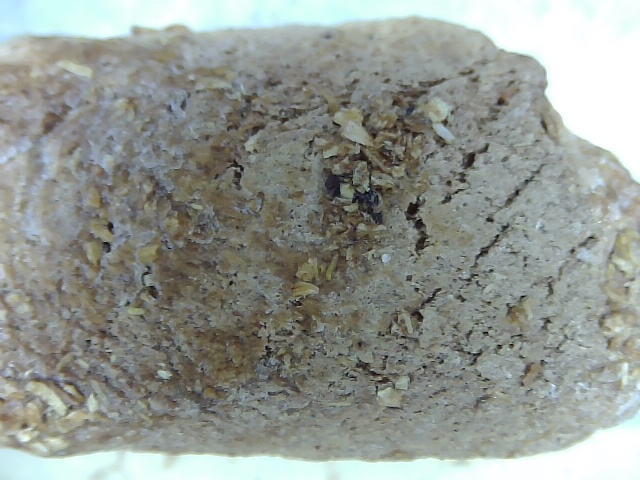
#> input picture PTLogging/MVImages/c_20250523_153036.jpg, 640 x 480 px
$ python -i caliberate.py   (imports and definitions only)
#> lines starting #> are read from the running program, lines starting #| are printed output that depends on the picture; after the words box and inside, x2 and y2 are one past the last pixel; in counts of white or black regions, pixels touching at a corner belong together
import cv2
import json
from datetime import datetime
import tkinter as tk
from tkinter import messagebox

# -------- Calibration Helpers --------
# [26 lines left out: function capture_reference_image, not called in this run]

def calibrate_pixels_per_mm(image_path, known_width_mm=76):
#> called with image_path = 'MVImages/c_20250523_153036.jpg', known_width_mm = 76
    image = cv2.imread(image_path)
#> image is the input picture: shape (480, 640, 3); mean B, G, R 146.4, 152.4, 147.1
    gray = cv2.cvtColor(image, cv2.COLOR_BGR2GRAY)
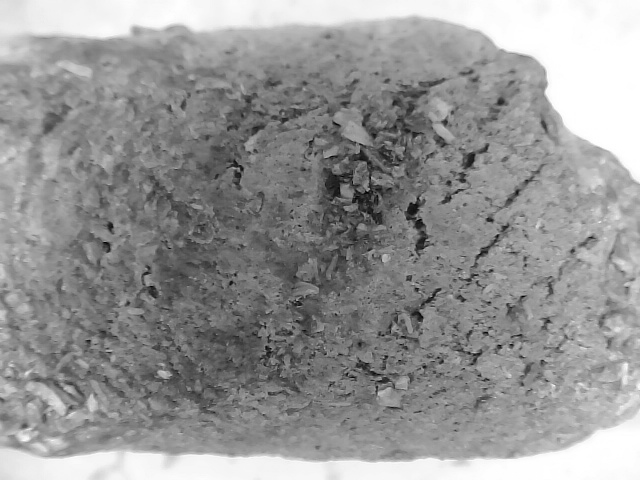
#> gray: shape (480, 640); min 0, max 255, mean 150.1
    thresh = cv2.adaptiveThreshold(gray, 255, cv2.ADAPTIVE_THRESH_GAUSSIAN_C,
                                   cv2.THRESH_BINARY_INV, 11, 2)
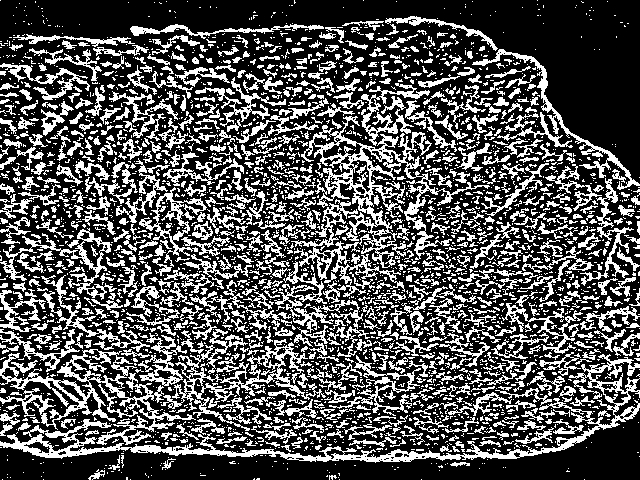
#> thresh: shape (480, 640); 32.5% white in thin lines or dots

    contours, _ = cv2.findContours(thresh, cv2.RETR_EXTERNAL, cv2.CHAIN_APPROX_SIMPLE)
#> contours = 2983 contours, 2496 with area under 20; largest, box (x1, y1, x2, y2) and area: (291, 116, 490, 297) 7098, (0, 354, 640, 463) 5490, (0, 349, 196, 445) 4192, (161, 329, 326, 431) 2632, (139, 187, 207, 267) 1481
    contours = [cnt for cnt in contours if cv2.contourArea(cnt) > 500]
#> contours = 17 contours; largest, box (x1, y1, x2, y2) and area: (291, 116, 490, 297) 7098, (0, 354, 640, 463) 5490, (0, 349, 196, 445) 4192, (161, 329, 326, 431) 2632, (139, 187, 207, 267) 1481

    if not contours:
        messagebox.showerror("Error", "No valid contours found.")
        return None

    largest = max(contours, key=cv2.contourArea)
#> largest = contour of 2670 points, box (x1, y1, x2, y2) (291, 116, 490, 297), area 7098
    x, y, w, h = cv2.boundingRect(largest)
#> x = 291; y = 116; w = 199; h = 181
    pixels_per_mm = w / known_width_mm
#> pixels_per_mm = 2.62

    # Save annotated image
    cv2.rectangle(image, (x, y), (x + w, y + h), (0, 255, 0), 3)
    cv2.putText(image, f"{pixels_per_mm:.2f} px/mm", (x, y - 10),
                cv2.FONT_HERSHEY_SIMPLEX, 1, (0, 0, 255), 2)
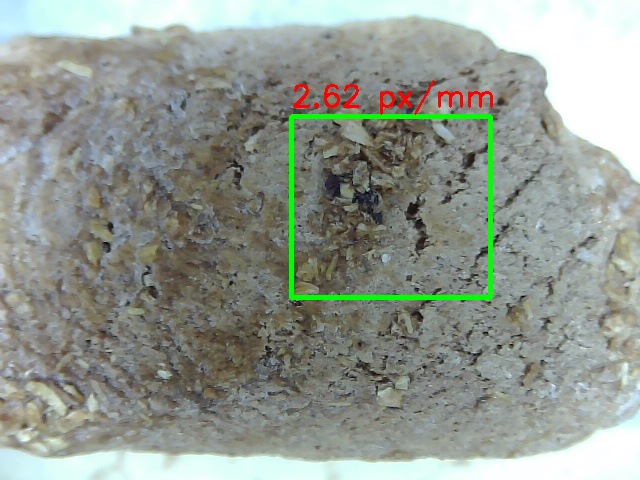
#> image: shape (480, 640, 3); mean B, G, R 144.5, 153.5, 146.2
    output_img = "calibration_result.jpg"
    cv2.imwrite(output_img, image)
    cv2.imshow("Calibration Result", image)
    cv2.waitKey(0)
    cv2.destroyAllWindows()

    return pixels_per_mm

# [40 lines left out: functions save_calibration, load_calibration, run_calibration, create_gui, not called in this run]

# [2 lines not run here, left out]

>>> result = calibrate_pixels_per_mm('MVImages/c_20250523_153036.jpg')
#> result = 2.62

$ run again, on PTLogging/MVImages/c_20250523_153250.jpg
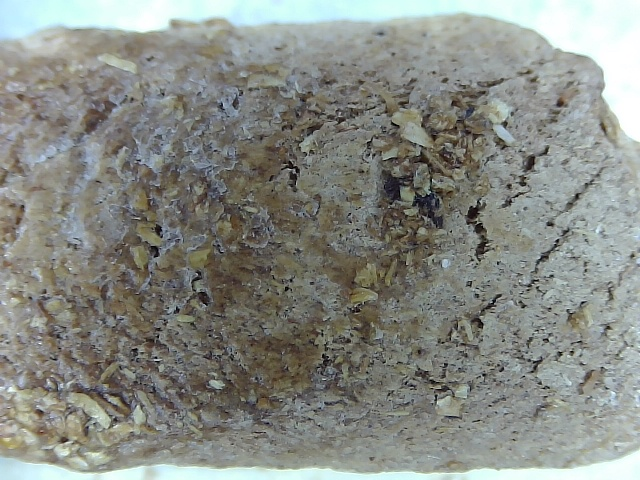
#> input picture PTLogging/MVImages/c_20250523_153250.jpg, 640 x 480 px
#> in calibrate_pixels_per_mm, image is the input picture: shape (480, 640, 3); mean B, G, R 133.1, 139.1, 135.9
#> in calibrate_pixels_per_mm, `thresh = cv2.adaptiveThreshold(gray, 255, cv2.ADAPTIVE_THRESH_GAUSSIAN..`:
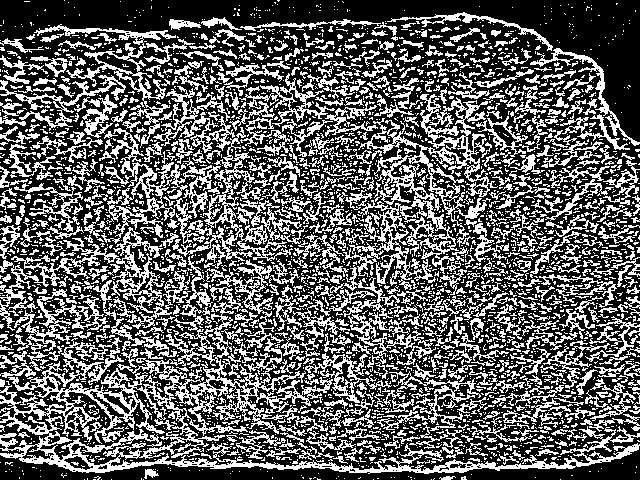
#> thresh: shape (480, 640); 37.2% white in thin lines or dots
#> in calibrate_pixels_per_mm, `contours, _ = cv2.findContours(thresh, cv2.RETR_EXTERNAL, cv2.CHAIN_AP..`: contours = 3318 contours, 2906 with area under 20; largest, box (x1, y1, x2, y2) and area: (0, 285, 640, 474) 21394, (343, 149, 459, 290) 4004, (153, 86, 293, 269) 3646, (358, 94, 498, 247) 3205, (101, 128, 221, 244) 2754
#> in calibrate_pixels_per_mm, `contours = [cnt for cnt in contours if cv2.contourArea(cnt) > 500]`: contours = 18 contours; largest, box (x1, y1, x2, y2) and area: (0, 285, 640, 474) 21394, (343, 149, 459, 290) 4004, (153, 86, 293, 269) 3646, (358, 94, 498, 247) 3205, (101, 128, 221, 244) 2754
#> largest = contour of 5139 points, box (x1, y1, x2, y2) (0, 285, 640, 474), area 21394
#> x = 0; y = 285; w = 640; h = 189
#> pixels_per_mm = 8.42
#> in calibrate_pixels_per_mm, `cv2.putText(image, f"{pixels_per_mm:.2f} px/mm", (x, y - 10), cv2.FONT..`:
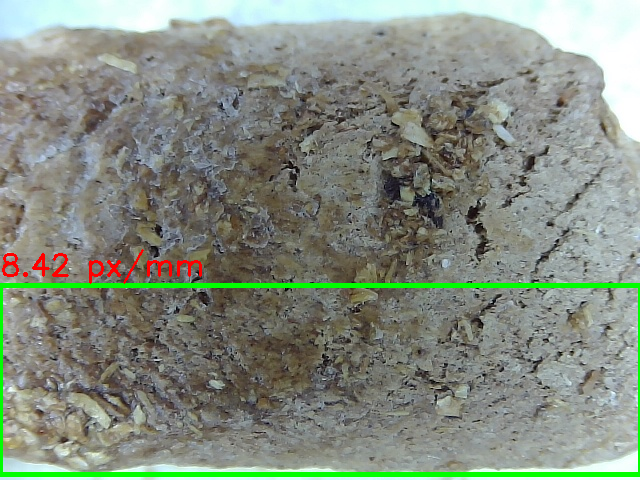
#> image: shape (480, 640, 3); mean B, G, R 128.5, 140.3, 132.5
